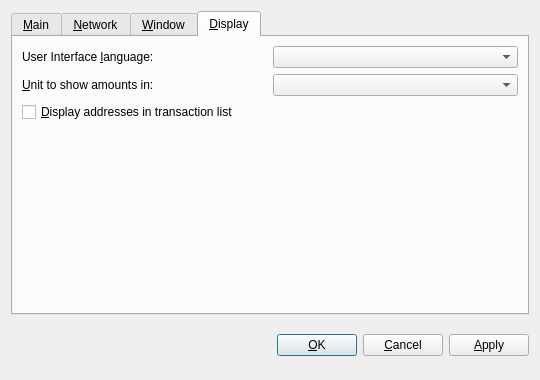
<?xml version="1.0" encoding="UTF-8"?>
<ui version="4.0">
 <class>OptionsDialog</class>
 <widget class="QDialog" name="OptionsDialog">
  <property name="geometry">
   <rect>
    <x>0</x>
    <y>0</y>
    <width>540</width>
    <height>380</height>
   </rect>
  </property>
  <property name="windowTitle">
   <string>Options</string>
  </property>
  
  <property name="modal">
   <bool>true</bool>
  </property>
  <layout class="QVBoxLayout" name="verticalLayout">
   <item>
    <widget class="QTabWidget" name="tabWidget">
     <property name="tabPosition">
      <enum>QTabWidget::North</enum>
     </property>
     <property name="currentIndex">
      <number>3</number>
     </property>
     <widget class="QWidget" name="tabMain">
      <attribute name="title">
       <string>&amp;Main</string>
      </attribute>
      <layout class="QVBoxLayout" name="verticalLayout_Main">
       <item>
        <widget class="QLabel" name="transactionFeeInfoLabel">
         <property name="text">
          <string>Optional transaction fee per kB that helps make sure your transactions are processed quickly. Most transactions are 1 kB. Fee 0.01 recommended.</string>
         </property>
         <property name="textFormat">
          <enum>Qt::PlainText</enum>
         </property>
         <property name="wordWrap">
          <bool>true</bool>
         </property>
        </widget>
       </item>
       <item>
        <layout class="QHBoxLayout" name="horizontalLayout_Main">
         <item>
          <widget class="QLabel" name="transactionFeeLabel">
           <property name="text">
            <string>Pay transaction &amp;fee</string>
           </property>
           <property name="textFormat">
            <enum>Qt::PlainText</enum>
           </property>
           <property name="buddy">
            <cstring>transactionFee</cstring>
           </property>
          </widget>
         </item>
         <item>
          <widget class="BitcoinAmountField" name="transactionFee"/>
         </item>
         <item>
          <spacer name="horizontalSpacer_Main">
           <property name="orientation">
            <enum>Qt::Horizontal</enum>
           </property>
           <property name="sizeHint" stdset="0">
            <size>
             <width>40</width>
             <height>20</height>
            </size>
           </property>
          </spacer>
         </item>
        </layout>
       </item>
       <item>
        <widget class="QCheckBox" name="bitcoinAtStartup">
         <property name="toolTip">
          <string>Automatically start Thebotcoin after logging in to the system.</string>
         </property>
         <property name="text">
          <string>&amp;Start Thebotcoin on system login</string>
         </property>
        </widget>
       </item>
       <item>
        <widget class="QCheckBox" name="detachDatabases">
         <property name="toolTip">
          <string>Detach block and address databases at shutdown. This means they can be moved to another data directory, but it slows down shutdown. The wallet is always detached.</string>
         </property>
         <property name="text">
          <string>&amp;Detach databases at shutdown</string>
         </property>
        </widget>
       </item>
       <item>
        <spacer name="verticalSpacer_Main">
         <property name="orientation">
          <enum>Qt::Vertical</enum>
         </property>
         <property name="sizeHint" stdset="0">
          <size>
           <width>20</width>
           <height>40</height>
          </size>
         </property>
        </spacer>
       </item>
      </layout>
     </widget>
     <widget class="QWidget" name="tabNetwork">
      <attribute name="title">
       <string>&amp;Network</string>
      </attribute>
      <layout class="QVBoxLayout" name="verticalLayout_Network">
       <item>
        <widget class="QCheckBox" name="mapPortUpnp">
         <property name="toolTip">
          <string>Automatically open the Thebotcoin client port on the router. This only works when your router supports UPnP and it is enabled.</string>
         </property>
         <property name="text">
          <string>Map port using &amp;UPnP</string>
         </property>
        </widget>
       </item>
       <item>
        <widget class="QCheckBox" name="connectSocks">
         <property name="toolTip">
          <string>Connect to the Thebotcoin network through a SOCKS proxy (e.g. when connecting through Tor).</string>
         </property>
         <property name="text">
          <string>&amp;Connect through SOCKS proxy:</string>
         </property>
        </widget>
       </item>
       <item>
        <layout class="QHBoxLayout" name="horizontalLayout_Network">
         <item>
          <widget class="QLabel" name="proxyIpLabel">
           <property name="text">
            <string>Proxy &amp;IP:</string>
           </property>
           <property name="textFormat">
            <enum>Qt::PlainText</enum>
           </property>
           <property name="buddy">
            <cstring>proxyIp</cstring>
           </property>
          </widget>
         </item>
         <item>
          <widget class="QValidatedLineEdit" name="proxyIp">
           <property name="maximumSize">
            <size>
             <width>140</width>
             <height>16777215</height>
            </size>
           </property>
           <property name="toolTip">
            <string>IP address of the proxy (e.g. 127.0.0.1)</string>
           </property>
          </widget>
         </item>
         <item>
          <widget class="QLabel" name="proxyPortLabel">
           <property name="text">
            <string>&amp;Port:</string>
           </property>
           <property name="textFormat">
            <enum>Qt::PlainText</enum>
           </property>
           <property name="buddy">
            <cstring>proxyPort</cstring>
           </property>
          </widget>
         </item>
         <item>
          <widget class="QLineEdit" name="proxyPort">
           <property name="maximumSize">
            <size>
             <width>55</width>
             <height>16777215</height>
            </size>
           </property>
           <property name="toolTip">
            <string>Port of the proxy (e.g. 9050)</string>
           </property>
          </widget>
         </item>
         <item>
          <widget class="QLabel" name="socksVersionLabel">
           <property name="text">
            <string>SOCKS &amp;Version:</string>
           </property>
           <property name="textFormat">
            <enum>Qt::PlainText</enum>
           </property>
           <property name="buddy">
            <cstring>socksVersion</cstring>
           </property>
          </widget>
         </item>
         <item>
          <widget class="QValueComboBox" name="socksVersion">
           <property name="toolTip">
            <string>SOCKS version of the proxy (e.g. 5)</string>
           </property>
          </widget>
         </item>
        </layout>
       </item>
       <item>
        <spacer name="verticalSpacer_Network">
         <property name="orientation">
          <enum>Qt::Vertical</enum>
         </property>
         <property name="sizeHint" stdset="0">
          <size>
           <width>20</width>
           <height>40</height>
          </size>
         </property>
        </spacer>
       </item>
      </layout>
     </widget>
     <widget class="QWidget" name="tabWindow">
      <attribute name="title">
       <string>&amp;Window</string>
      </attribute>
      <layout class="QVBoxLayout" name="verticalLayout_Window">
       <item>
        <widget class="QCheckBox" name="minimizeToTray">
         <property name="toolTip">
          <string>Show only a tray icon after minimizing the window.</string>
         </property>
         <property name="text">
          <string>&amp;Minimize to the tray instead of the taskbar</string>
         </property>
        </widget>
       </item>
       <item>
        <widget class="QCheckBox" name="minimizeOnClose">
         <property name="toolTip">
          <string>Minimize instead of exit the application when the window is closed. When this option is enabled, the application will be closed only after selecting Quit in the menu.</string>
         </property>
         <property name="text">
          <string>M&amp;inimize on close</string>
         </property>
        </widget>
       </item>
       <item>
        <spacer name="verticalSpacer_Window">
         <property name="orientation">
          <enum>Qt::Vertical</enum>
         </property>
         <property name="sizeHint" stdset="0">
          <size>
           <width>20</width>
           <height>40</height>
          </size>
         </property>
        </spacer>
       </item>
      </layout>
     </widget>
     <widget class="QWidget" name="tabDisplay">
      <attribute name="title">
       <string>&amp;Display</string>
      </attribute>
      <layout class="QVBoxLayout" name="verticalLayout_Display">
       <item>
        <layout class="QHBoxLayout" name="horizontalLayout_1_Display">
         <item>
          <widget class="QLabel" name="langLabel">
           <property name="text">
            <string>User Interface &amp;language:</string>
           </property>
           <property name="textFormat">
            <enum>Qt::PlainText</enum>
           </property>
           <property name="buddy">
            <cstring>lang</cstring>
           </property>
          </widget>
         </item>
         <item>
          <widget class="QValueComboBox" name="lang">
           <property name="toolTip">
            <string>The user interface language can be set here. This setting will take effect after restarting Thebotcoin.</string>
           </property>
          </widget>
         </item>
        </layout>
       </item>
       <item>
        <layout class="QHBoxLayout" name="horizontalLayout_2_Display">
         <item>
          <widget class="QLabel" name="unitLabel">
           <property name="text">
            <string>&amp;Unit to show amounts in:</string>
           </property>
           <property name="textFormat">
            <enum>Qt::PlainText</enum>
           </property>
           <property name="buddy">
            <cstring>unit</cstring>
           </property>
          </widget>
         </item>
         <item>
          <widget class="QValueComboBox" name="unit">
           <property name="toolTip">
            <string>Choose the default subdivision unit to show in the interface and when sending coins.</string>
           </property>
          </widget>
         </item>
        </layout>
       </item>
       <item>
        <widget class="QCheckBox" name="displayAddresses">
         <property name="toolTip">
          <string>Whether to show Thebotcoin addresses in the transaction list or not.</string>
         </property>
         <property name="text">
          <string>&amp;Display addresses in transaction list</string>
         </property>
        </widget>
       </item>
       <item>
        <spacer name="verticalSpacer_Display">
         <property name="orientation">
          <enum>Qt::Vertical</enum>
         </property>
         <property name="sizeHint" stdset="0">
          <size>
           <width>20</width>
           <height>40</height>
          </size>
         </property>
        </spacer>
       </item>
      </layout>
     </widget>
    </widget>
   </item>
   <item>
    <layout class="QHBoxLayout" name="horizontalLayout_Buttons">
     <item>
      <spacer name="horizontalSpacer_1">
       <property name="orientation">
        <enum>Qt::Horizontal</enum>
       </property>
       <property name="sizeHint" stdset="0">
        <size>
         <width>40</width>
         <height>48</height>
        </size>
       </property>
      </spacer>
     </item>
     <item>
      <widget class="QLabel" name="statusLabel">
       <property name="font">
        <font>
         <family>Helvetica Neue</family>
         <weight>50</weight>
         <bold>false</bold>
        </font>
       </property>
       <property name="text">
        <string/>
       </property>
       <property name="textFormat">
        <enum>Qt::PlainText</enum>
       </property>
       <property name="wordWrap">
        <bool>true</bool>
       </property>
      </widget>
     </item>
     <item>
      <spacer name="horizontalSpacer_2">
       <property name="orientation">
        <enum>Qt::Horizontal</enum>
       </property>
       <property name="sizeHint" stdset="0">
        <size>
         <width>40</width>
         <height>48</height>
        </size>
       </property>
      </spacer>
     </item>
     <item>
      <widget class="QPushButton" name="okButton">
       <property name="text">
        <string>&amp;OK</string>
       </property>
      </widget>
     </item>
     <item>
      <widget class="QPushButton" name="cancelButton">
       <property name="text">
        <string>&amp;Cancel</string>
       </property>
       <property name="autoDefault">
        <bool>false</bool>
       </property>
      </widget>
     </item>
     <item>
      <widget class="QPushButton" name="applyButton">
       <property name="text">
        <string>&amp;Apply</string>
       </property>
       <property name="autoDefault">
        <bool>false</bool>
       </property>
       <property name="default">
        <bool>false</bool>
       </property>
       <property name="flat">
        <bool>false</bool>
       </property>
      </widget>
     </item>
    </layout>
   </item>
  </layout>
 </widget>
 <customwidgets>
  <customwidget>
   <class>BitcoinAmountField</class>
   <extends>QSpinBox</extends>
   <header>bitcoinamountfield.h</header>
   <container>1</container>
  </customwidget>
  <customwidget>
   <class>QValueComboBox</class>
   <extends>QComboBox</extends>
   <header>qvaluecombobox.h</header>
  </customwidget>
  <customwidget>
   <class>QValidatedLineEdit</class>
   <extends>QLineEdit</extends>
   <header>qvalidatedlineedit.h</header>
  </customwidget>
 </customwidgets>
 <resources/>
 <connections/>
</ui>
